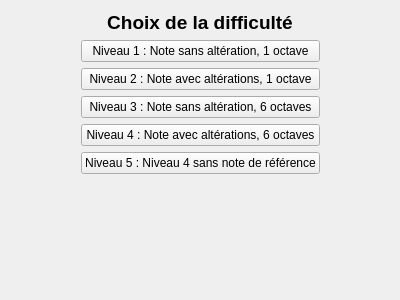
<?xml version="1.0" encoding="UTF-8"?>
<ui version="4.0">
 <class>MainMenu</class>
 <widget class="QWidget" name="MainMenu">
  <property name="geometry">
   <rect>
    <x>0</x>
    <y>0</y>
    <width>400</width>
    <height>300</height>
   </rect>
  </property>
  <property name="windowTitle">
   <string>Form</string>
  </property>
  <layout class="QVBoxLayout" name="verticalLayout_2">
   <item>
    <widget class="QLabel" name="label">
     <property name="text">
      <string>&lt;html&gt;&lt;head/&gt;&lt;body&gt;&lt;p align=&quot;center&quot;&gt;&lt;span style=&quot; font-size:14pt; font-weight:600;&quot;&gt;Choix de la difficulté&lt;/span&gt;&lt;/p&gt;&lt;/body&gt;&lt;/html&gt;</string>
     </property>
    </widget>
   </item>
   <item>
    <layout class="QHBoxLayout" name="horizontalLayout">
     <item>
      <spacer name="horizontalSpacer">
       <property name="orientation">
        <enum>Qt::Horizontal</enum>
       </property>
       <property name="sizeHint" stdset="0">
        <size>
         <width>40</width>
         <height>20</height>
        </size>
       </property>
      </spacer>
     </item>
     <item>
      <layout class="QVBoxLayout" name="verticalLayout">
       <item>
        <widget class="QPushButton" name="level1">
         <property name="text">
          <string>Niveau 1 : Note sans altération, 1 octave</string>
         </property>
        </widget>
       </item>
       <item>
        <widget class="QPushButton" name="level2">
         <property name="text">
          <string>Niveau 2 : Note avec altérations, 1 octave</string>
         </property>
        </widget>
       </item>
       <item>
        <widget class="QPushButton" name="level3">
         <property name="text">
          <string>Niveau 3 : Note sans altération, 6 octaves</string>
         </property>
        </widget>
       </item>
       <item>
        <widget class="QPushButton" name="level4">
         <property name="text">
          <string>Niveau 4 : Note avec altérations, 6 octaves</string>
         </property>
        </widget>
       </item>
       <item>
        <widget class="QPushButton" name="level5">
         <property name="text">
          <string>Niveau 5 : Niveau 4 sans note de référence</string>
         </property>
        </widget>
       </item>
      </layout>
     </item>
     <item>
      <spacer name="horizontalSpacer_2">
       <property name="orientation">
        <enum>Qt::Horizontal</enum>
       </property>
       <property name="sizeHint" stdset="0">
        <size>
         <width>40</width>
         <height>20</height>
        </size>
       </property>
      </spacer>
     </item>
    </layout>
   </item>
   <item>
    <spacer name="verticalSpacer">
     <property name="orientation">
      <enum>Qt::Vertical</enum>
     </property>
     <property name="sizeHint" stdset="0">
      <size>
       <width>20</width>
       <height>40</height>
      </size>
     </property>
    </spacer>
   </item>
  </layout>
 </widget>
 <resources/>
 <connections/>
</ui>
